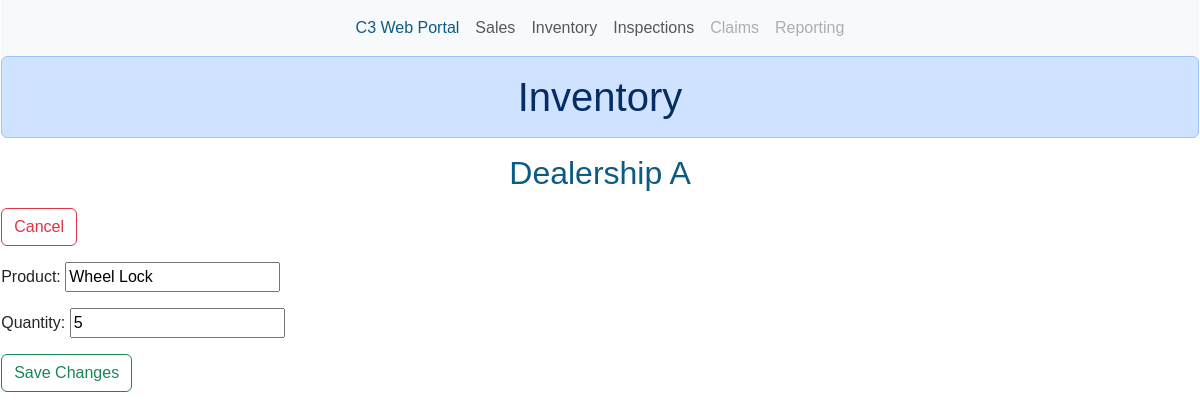
The page /edit_inventory/1/ on the database its author committed.
### home/models.py (models this page shows, shortened)
class Dealership(models.Model):
    dealership = models.CharField(max_length=200)
    date_added = models.DateTimeField(auto_now_add=True)

class Inventory(models.Model):
    dealership = models.ForeignKey(Dealership, on_delete=models.CASCADE)
    product = models.CharField(max_length=200)
    quantity = models.CharField(max_length=200)
    date_added = models.DateTimeField(auto_now_add=True)
    class Meta:
        verbose_name_plural = 'myinventorys'

### home/views.py (the view)
# urls.py: path('edit_inventory/<int:inventory_id>/', views.edit_inventory, name='edit_inventory'),
def edit_inventory(request, inventory_id):
    inventory = Inventory.objects.get(id=inventory_id)
    dealership = inventory.dealership
    if request.method != 'POST':
        form = InventoryForm(instance=inventory)
    else:
        form = InventoryForm(instance=inventory, data=request.POST)
        if form.is_valid():
            form.save()
            return redirect('home:inventory_dealership', dealership_id=dealership.id)
    context = {'inventory': inventory, 'dealership': dealership, 'form': form}
    return render(request, 'home/edit_inventory.html', context)

### home/forms.py
class InventoryForm(forms.ModelForm):
    class Meta:
        model = Inventory
        fields = ['product', 'quantity']
        labels = {'product': 'Product', 'quantity': 'Quantity'}

### home/templates/home/edit_inventory.html (shortened to what this page needs)
{% extends "home/base.html" %}
{% block content %}
<div>
<h1 class="alert alert-primary" role="alert">Inventory</h1>
<h2>{{ dealership.dealership }}</h2>
</div>
<button class="btn btn-outline-danger" onclick="window.history.back()">Cancel</button>
<form action="{% url 'home:edit_inventory' inventory.id %}" method='post'>
    {{ form.as_p }}
    <button class="btn btn-outline-success" name="submit">Save Changes</button>
</form>
{% endblock content %}

### home/templates/home/edit_inventory.html (style rules this page uses)
body { margin: 0 0.1%; font-family: sans-serif; }
div { text-align: center; }
h2 { color: #0c5b86; }

### rows shown on the page
Dealership: dealership "Dealership A"
Inventory: product "Wheel Lock", quantity "5"
